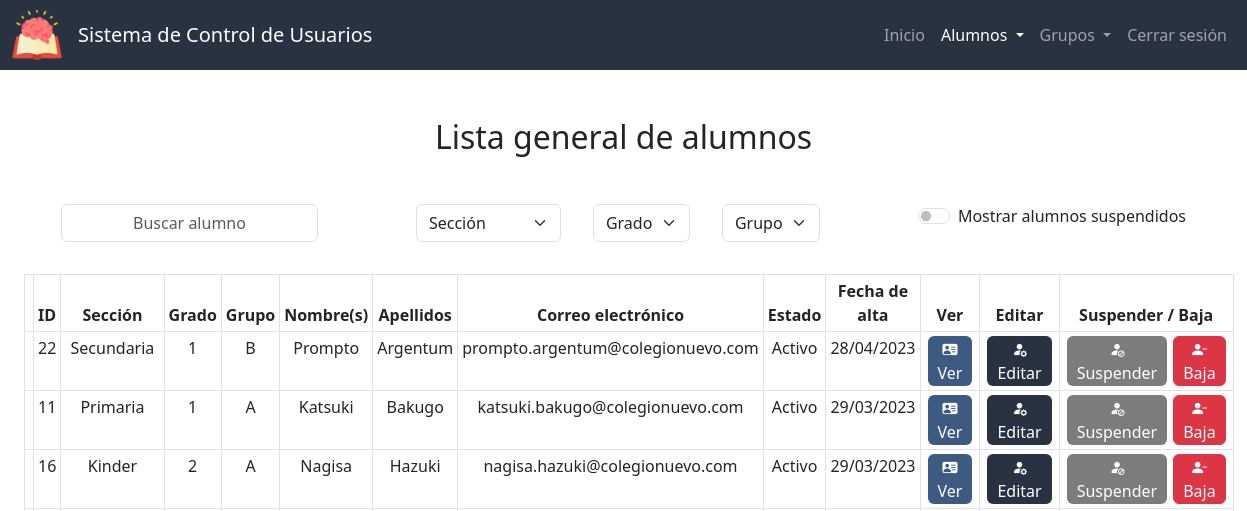
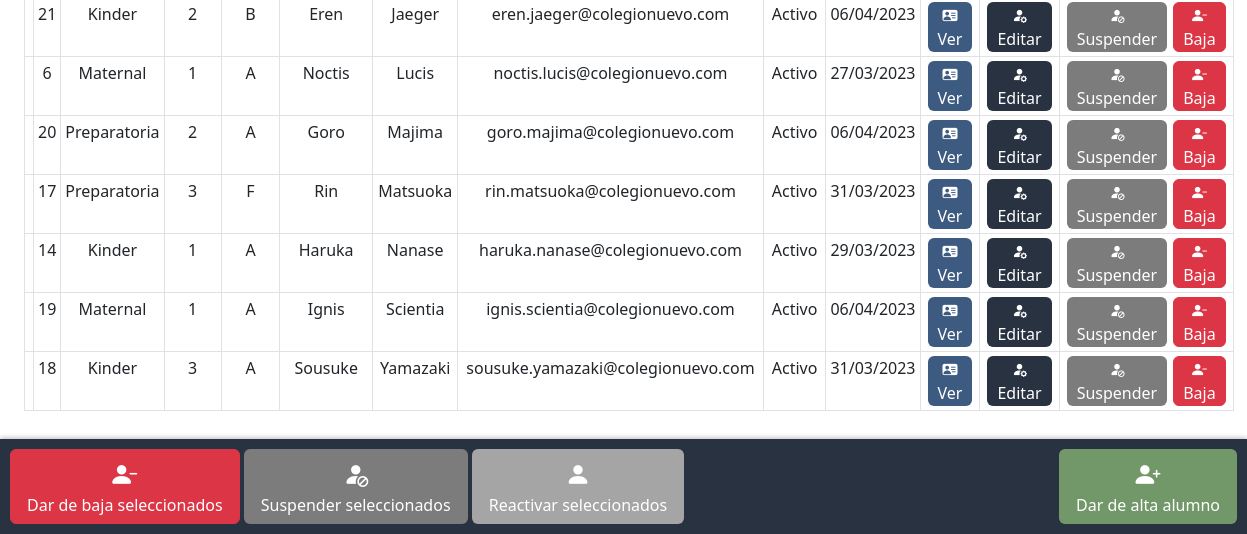
Page /lista_alumnos (signed in) on the earlier database version (2 pictures, top to bottom).
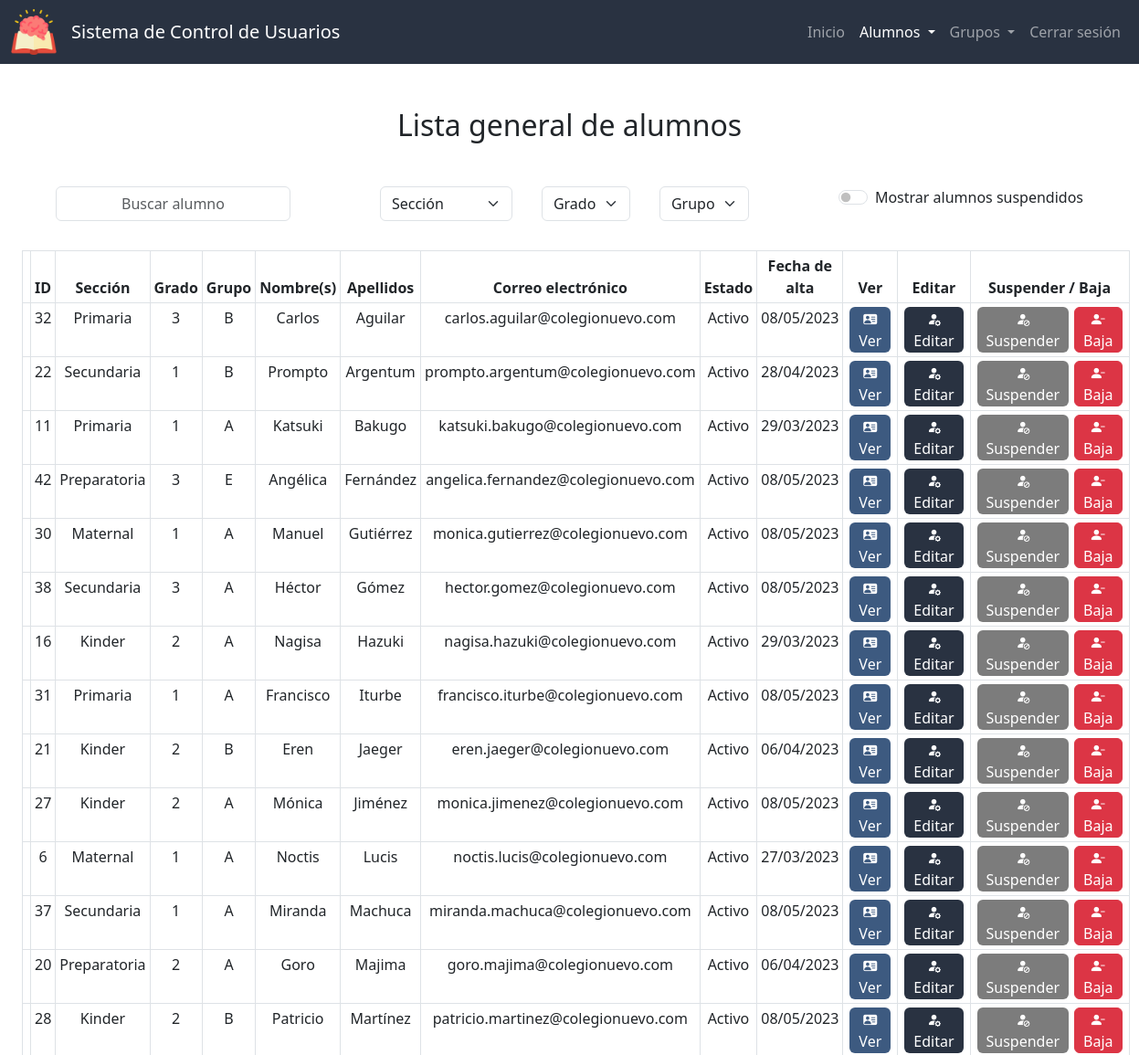
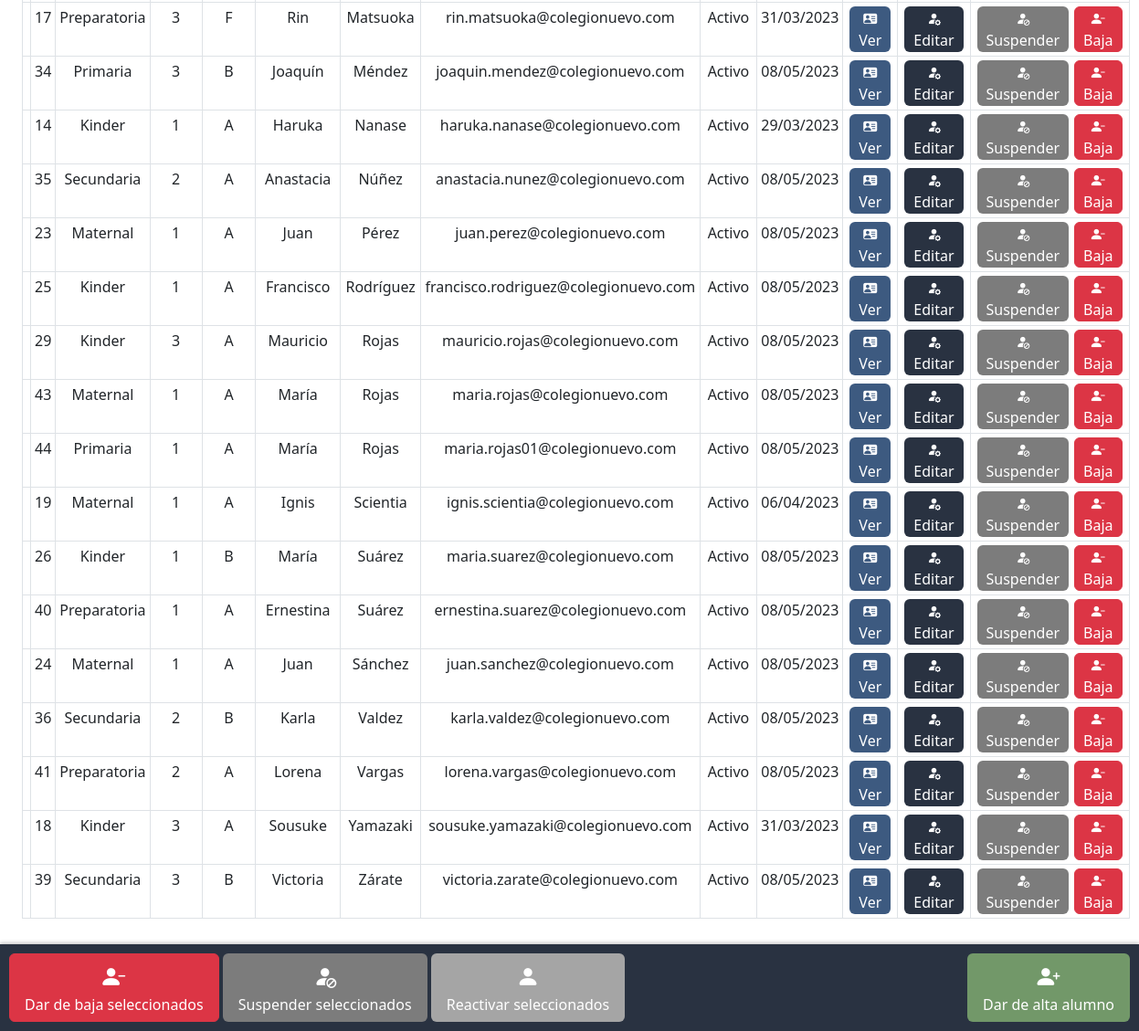
Same page on the later database version (2 pictures, top to bottom).
### app.py (models this page shows, shortened)
class Alumnos(db.Model):
    id = db.Column(db.Integer, primary_key=True)
    nombre = db.Column(db.String(50), nullable=False)
    apellidos = db.Column(db.String(50), nullable=False)
    correo = db.Column(db.String(50), nullable=False, unique=True)
    estado = db.Column(db.Integer, nullable=False, default=0) # 0 - activo, 1 - suspendido, 2 - baja
    fecha_de_creacion = db.Column(db.DateTime, nullable=False, default=datetime.now)
    def __repr__(self):
       return f"<Alumno {self.id}: {self.nombre} {self.apellidos}>"

class Grupos(db.Model):
    id = db.Column(db.Integer, primary_key=True)
    seccion = db.Column(db.String(50), nullable=False)
    grado = db.Column(db.Integer, nullable=False)
    grupo = db.Column(db.String(1), nullable=False)
    def __repr__(self):
       return f"{self.grado}°{self.grupo} de {self.seccion}"

### app.py (the view)
@app.route("/lista_alumnos", methods=["GET", "POST"])
@login_required
def lista_alumnos():
    if request.method == "POST":
        grupo_actual = {}
        grupo_actual["seccion"] = request.form.get("seccion")
        grupo_actual["grado"] = request.form.get("grado")
        grupo_actual["grupo"] = request.form.get("grupo")
        suspendidos = True if request.form.get("suspendidos") == "on" else False
        estado = [0, 1] if suspendidos else [0]
        secciones = db.session.query(Grupos.seccion).distinct().all()
        datos = consultar_alumnos(grupo_actual, estado)
        if datos:
            return render_template("lista_alumnos.html", active="Lista de alumnos", lista=datos['lista'] , estados=ESTADOSV, grupo_actual=grupo_actual, secciones=secciones, grados=datos['grados'], grupos=datos['grupos'], suspendidos=suspendidos)
        else:
            lista = db.session.query(Alumnos, Grupos)\
                        .join(alumnos_por_grupo, Alumnos.id == alumnos_por_grupo.c.id_alumno)\
                        .join(Grupos, Grupos.id == alumnos_por_grupo.c.id_grupo)\
                        .filter(Alumnos.estado.in_(estado))\
                        .order_by(Alumnos.apellidos)\
                        .all()
            return render_template("lista_alumnos.html", active="Lista de alumnos", lista=lista, estados=ESTADOSV, grupo_actual=None, secciones=secciones, grados=None, grupos=None, suspendidos=suspendidos)
    else:
        estado = 0
        lista = db.session.query(Alumnos, Grupos)\
                        .join(alumnos_por_grupo, Alumnos.id == alumnos_por_grupo.c.id_alumno)\
                        .join(Grupos, Grupos.id == alumnos_por_grupo.c.id_grupo)\
                        .filter(Alumnos.estado == estado)\
                        .order_by(Alumnos.apellidos)\
                        .all()
        print(lista)
        secciones = db.session.query(Grupos.seccion).distinct().all()
        return render_template("lista_alumnos.html", active="Lista de alumnos", lista=lista, estados=ESTADOSV, grupo_actual=None, secciones=secciones, grados=None, grupos=None)

### app.py (called while the page is built)
def login_required(f):
    @wraps(f)
    def decorated_function(*args, **kwargs):
        if session.get("user_id") is None:
            return redirect("/login")
        return f(*args, **kwargs)
    return decorated_function

### templates/lista_alumnos.html (shortened to what this page needs)
{% extends "layout.html" %}
{% block scripts %}
    <link href="https://unpkg.com/bootstrap-table@1.21.3/dist/bootstrap-table.min.css" rel="stylesheet">
{% endblock %}
{% block main %}
    <h2 class="mb-5">
        {% if grupo_actual %} Lista de {% else %} Lista general de alumnos {% endif %}
    </h2>
    <form id="form-buscar-grupo" action="/lista_alumnos" method="post">
        <div class="d-flex justify-content-around">
            <div class="mb-3 mx-3">
                <input autocomplete="off" class="form-control mx-auto w-auto" autofocus id="buscar" placeholder="Buscar alumno" type="text">
            </div>
            <div class="d-flex flex-row bd-highlight mb-3 justify-content-center">
                <div class="mb-3 mx-3">
                    <select class="select form-select mx-auto w-auto" name="seccion" id="seccion" required>
                        <option selected value="">Sección</option>
                    </select>
                </div>
                <div class="d-flex flex-row justify-content-center" {% if grupo_actual.seccion %} style="display:block" {% else %} style="display:none" {% endif %}>
                    <div class="mb-3 mx-3">
                        <select class="select form-select mx-auto w-auto" name="grado" id="grado" required>
                            <option selected value="">Grado</option>
                        </select>
                    </div>
                    <div class="mb-3 mx-3">
                        <select class="select form-select mx-auto w-auto" name="grupo" id="grupo" required>
                            <option selected value="">Grupo</option>
                        </select>
                    </div>
                </div>
            </div>
            <div class="mb-3 mx-3">
                <div class="form-check form-switch switch-primario">
                    <input class="form-check-input" type="checkbox" id="suspendidos" name="suspendidos" {% if suspendidos %} checked {% endif %}>
                    <label class="form-check-label" for="suspendidos">Mostrar alumnos suspendidos</label>
                </div>
            </div>
        </div>
    </form>
    <div id="alumnos-div" class="container-fluid">
        <table id="tabla-alumnos" class="table table-hover table-bordered table-sm"
        data-search="true" data-search-accent-neutralise="true" data-search-selector="#buscar"
        data-show-columns="true" data-show-columns-toggle-all="true"
        data-show-pagination-switch="true" data-show-toggle="true" data-show-fullscreen="true"
        data-buttons-class="" data-locale="es-MX" data-visible-search="true"
        data-page-list="[10, 25, 50, 100, All]" data-select-item-name="selectedItems">
            <thead id="thead" class="color-primario">
                <tr>
                    <th data-field="state" data-checkbox="true"></th>
                    <th data-sortable="true" scope="col" data-visible="false" >ID</th>
                    <th data-sortable="true" scope="col">Sección</th>
                    <th data-sortable="true" scope="col">Grado</th>
                    <th data-sortable="true" scope="col">Grupo</th>
                    <th data-sortable="true" scope="col">Nombre(s)</th>
                    <th data-sortable="true" scope="col">Apellidos</th>
                    <th data-sortable="true" scope="col">Correo electrónico</th>
                    <th data-sortable="true" scope="col" class="col-movil">Estado</th>
                    <th data-sortable="true" scope="col" class="col-movil">Fecha de alta</th>
                    <th>Ver</th>
                    <th class="col-movil">Editar</th>
                    <th class="col-movil">Suspender / Baja</th>
                </tr>
            </thead>
            <tbody id="tbody">
                {% for i in lista %}
                    <tr {% if i[0].estado == 1 %} class="suspendido" {% endif %}>
                        <td></td>
                        <td>{{ i[0].id }}</td>
                        <td>{{ i[1].seccion }}</td>
                        <td>{{ i[1].grado }}</td>
                        <td>{{ i[1].grupo }}</td>
                        <td >{{ i[0].nombre }}</td>
                        <td>{{ i[0].apellidos }}</td>
                        <td>{{ i[0].correo }}</td>
                        <td>{{ estados[i[0].estado] }}</td>
                        <td>{{ i[0].fecha_de_creacion.strftime('%d/%m/%Y') }}</td>
                        <td>
                            <form action="/ver_alumno" method="get">
                                <button type="submit" class="edit btn ver" title="Ver alumno"><i class="bi-small bi bi-person-vcard-fill mx-1"></i><span class="mx-1 no-movil">Ver</span></button>
                            </form>
                        </td>
                        <td>
                            <form action="/editar_alumno" method="get">
                                <button type="submit" class="edit btn color-primario" title="Editar alumno"><i class="bi-small bi bi-person-fill-gear mx-1"></i><span class="mx-1 no-movil">Editar</span></button>
                            </form>
                        </td>
                        <td>
                            <div class="btn-group">
                                <div {% if i[0].estado == 1 %} style="display:none;" {% endif %}>
                                    <form action="/suspender_alumno" method="post">
                                        <button type="submit" class="edit btn gris-oscuro" title="Suspender alumno"><i class="bi-small bi-person-fill-slash mx-1"></i><span class="mx-1 no-movil">Suspender</span></button>
                                    </form>
                                </div>
                                <form id="form-eliminar-alumno" action="/eliminar_alumno" method="post">
                                    <button type="button" class="edit btn btn-danger" title="Eliminar alumno" onclick="confirmarEliminar('{{ i[0].id }}', '{{ i[0].nombre }}', '{{ i[0].apellidos }}')"><i class="bi-small bi bi-person-dash-fill mx-1"></i><span class="mx-1 no-movil">Baja</span></button>
                                </form>
                            </div>
                        </td>
                    </tr>
                {% endfor %}
            </tbody>
        </table>
    </div>
    <div class="botones-fijos d-flex justify-content-between">
        <div class="btn-group">
            <div>
                <button id="eliminar-seleccionados" class="btn-big btn btn-danger" title="Dar de baja seleccionados"><i class="bi bi-person-dash-fill"></i><div class="mx-1 no-movil">Dar de baja seleccionados</div></button>
                <button id="suspender-seleccionados" class="btn-big btn gris-oscuro" title="Suspender seleccionados"><i class="bi bi-person-fill-slash"></i><div class="mx-1 no-movil">Suspender seleccionados</div></button>
                <button id="reactivar-seleccionados" class="btn-big btn gris" title="Reactivar seleccionados"><i class="bi bi-person-fill"></i><div class="mx-1 no-movil">Reactivar seleccionados</div></button>
            </div>
        </div>
        <div>
            <form action="/alta_alumno">
                <button type="submit" class="btn-big btn verde" title="Dar de alta alumno"><i class="bi bi-person-plus-fill"></i><div class="mx-1 no-movil">Dar de alta alumno</div></button>
            </form>
        </div>
    </div>
{% endblock %}

### templates/layout.html (shortened to what this page needs)
<!DOCTYPE html>
<html lang="es">
    <head>
        <link href="https://cdn.jsdelivr.net/npm/bootstrap@5.3.0-alpha1/dist/css/bootstrap.min.css" rel="stylesheet">
        <link rel="stylesheet" href="https://cdn.jsdelivr.net/npm/bootstrap-icons@1.10.3/font/bootstrap-icons.css">
        <link rel="stylesheet" href="https://use.fontawesome.com/releases/v5.6.3/css/all.css">
        {% block scripts %}
        {% endblock %}
        <link href="/static/styles.css" rel="stylesheet">
    </head>
    <body>
        <nav class="navbar navbar-expand-sm navbar-dark">
            <div class="container-fluid">
                <a class="navbar-brand" href="/">
                    <img alt="logo de escuela" src="static\logo.png" height=50px class="d-inline-block align-top">
                </a>
                <a class="navbar-brand" href="/"><span class="movil">SCU</span><span class="no-movil">Sistema de Control de Usuarios</span></a>
                <div class="collapse navbar-collapse color-primario" id="navbarSupportedContent">
                    {% if session["user_id"] %}
                        <ul class="navbar-nav ms-auto mb-2 mb-lg-0">
                            <li class="nav-item">
                                <a class="nav-link {% if active=='Inicio' %} active {% endif %}" aria-current="page" href="/">Inicio</a>
                            </li>
                            <li class="nav-item dropdown">
                                <a class="nav-link dropdown-toggle {% if active in ['Lista de alumnos', 'Alta alumno', 'Alumno', 'Bajas alumnos'] %} active {% endif %}" href="#" id="navbarDropdown" role="button" data-bs-toggle="dropdown" aria-expanded="false">
                                    Alumnos
                                </a>
                            </li>
                            <li class="nav-item dropdown">
                                <a class="nav-link dropdown-toggle {% if active in ['Lista de grupos', 'Nuevo grupo'] %} active {% endif %}" href="#" id="navbarDropdown" role="button" data-bs-toggle="dropdown" aria-expanded="false">
                                    Grupos
                                </a>
                            </li>
                            <li class="nav-item">
                                <a class="nav-link" aria-current="page" href="/logout">Cerrar sesión</a>
                            </li>
                        </ul>
                    {% endif %}
                </div>
            </div>
        </nav>
        <main class="container-fluid py-5 text-center">
            {% block main %}{% endblock %}
        </main>
    </body>
</html>

### static/styles.css (style rules this page uses)
:root { --color-primario: #293241; --color-primario-active: #3b4f69; --color-primario-hover: #334458; --letra-primario: white; --letra-primario-inactive: #9A9EA5; --letra-primario-hover: #C9CBCF; --verde: #729869; --verde-active: #588559; --amarillo: #D69900; --amarillo-active: #b17900; --color-ver: #3D5A80; --color-ver-active: #5281a7; --gris: #a5a5a5; --gris-active: #969696; --gris-oscuro: #7c7c7c; --gris-oscuro-active: #646464; }
.navbar { background-color: var(--color-primario); height: 70px; }
.color-primario { background-color: var(--color-primario); color: var(--letra-primario); }
.btn.edit { padding: 0 5px; }
.btn.edit { margin: 0 3px; }
.btn.edit, .btn-big { transition: transform 0.2s ease-in-out; }
.btn-danger { margin: 0; }
.verde { background-color: var(--verde); color: var(--letra-primario); }
.gris { background-color: var(--gris); color: var(--letra-primario); }
.gris-oscuro { background-color: var(--gris-oscuro); color: var(--letra-primario); }
.ver { background-color: var(--color-ver); color: var(--letra-primario); }
#grado, #grupo { width: 100px; }
.bi { font-size: 25px; color: var(--letra-primario); }
.bi-small { font-size: 15px; }
.d-flex { display: flex; flex-wrap: wrap; }
input { text-align: center; }
#alumnos-div { max-width: 1500px; justify-content: center; margin-bottom: 75px; }
.botones-fijos { position: fixed; bottom: 0; left: 0; right: 0; display: flex; justify-content: center; padding: 10px; background-color: var(--color-primario); box-shadow: 0 -2px 4px rgba(0, 0, 0, 0.2); }

Differences in the rows shown:
added Alumnos: id "32", seccion "Primaria", grado "3", grupo "B", nombre "Carlos", apellidos "Aguilar", correo "carlos.aguilar@colegionuevo.com", estado "Activo", fecha_de_creacion "08/05/2023"
added Alumnos: id "42", seccion "Preparatoria", grado "3", grupo "E", nombre "Angélica", apellidos "Fernández", correo "angelica.fernandez@colegionuevo.com", estado "Activo", fecha_de_creacion "08/05/2023"
added Alumnos: id "30", seccion "Maternal", grado "1", grupo "A", nombre "Manuel", apellidos "Gutiérrez", correo "monica.gutierrez@colegionuevo.com", estado "Activo", fecha_de_creacion "08/05/2023"
added Alumnos: id "38", seccion "Secundaria", grado "3", grupo "A", nombre "Héctor", apellidos "Gómez", correo "hector.gomez@colegionuevo.com", estado "Activo", fecha_de_creacion "08/05/2023"
added Alumnos: id "31", seccion "Primaria", grado "1", grupo "A", nombre "Francisco", apellidos "Iturbe", correo "francisco.iturbe@colegionuevo.com", estado "Activo", fecha_de_creacion "08/05/2023"
added Alumnos: id "27", seccion "Kinder", grado "2", grupo "A", nombre "Mónica", apellidos "Jiménez", correo "monica.jimenez@colegionuevo.com", estado "Activo", fecha_de_creacion "08/05/2023"
added Alumnos: id "37", seccion "Secundaria", grado "1", grupo "A", nombre "Miranda", apellidos "Machuca", correo "miranda.machuca@colegionuevo.com", estado "Activo", fecha_de_creacion "08/05/2023"
added Alumnos: id "28", seccion "Kinder", grado "2", grupo "B", nombre "Patricio", apellidos "Martínez", correo "patricio.martinez@colegionuevo.com", estado "Activo", fecha_de_creacion "08/05/2023"
added Alumnos: id "34", seccion "Primaria", grado "3", grupo "B", nombre "Joaquín", apellidos "Méndez", correo "joaquin.mendez@colegionuevo.com", estado "Activo", fecha_de_creacion "08/05/2023"
added Alumnos: id "35", seccion "Secundaria", grado "2", grupo "A", nombre "Anastacia", apellidos "Núñez", correo "anastacia.nunez@colegionuevo.com", estado "Activo", fecha_de_creacion "08/05/2023"
added Alumnos: id "23", seccion "Maternal", grado "1", grupo "A", nombre "Juan", apellidos "Pérez", correo "juan.perez@colegionuevo.com", estado "Activo", fecha_de_creacion "08/05/2023"
added Alumnos: id "25", seccion "Kinder", grado "1", grupo "A", nombre "Francisco", apellidos "Rodríguez", correo "francisco.rodriguez@colegionuevo.com", estado "Activo", fecha_de_creacion "08/05/2023"
added Alumnos: id "29", seccion "Kinder", grado "3", grupo "A", nombre "Mauricio", apellidos "Rojas", correo "mauricio.rojas@colegionuevo.com", estado "Activo", fecha_de_creacion "08/05/2023"
added Alumnos: id "43", seccion "Maternal", grado "1", grupo "A", nombre "María", apellidos "Rojas", correo "maria.rojas@colegionuevo.com", estado "Activo", fecha_de_creacion "08/05/2023"
added Alumnos: id "44", seccion "Primaria", grado "1", grupo "A", nombre "María", apellidos "Rojas", correo "maria.rojas01@colegionuevo.com", estado "Activo", fecha_de_creacion "08/05/2023"
added Alumnos: id "26", seccion "Kinder", grado "1", grupo "B", nombre "María", apellidos "Suárez", correo "maria.suarez@colegionuevo.com", estado "Activo", fecha_de_creacion "08/05/2023"
added Alumnos: id "40", seccion "Preparatoria", grado "1", grupo "A", nombre "Ernestina", apellidos "Suárez", correo "ernestina.suarez@colegionuevo.com", estado "Activo", fecha_de_creacion "08/05/2023"
added Alumnos: id "24", seccion "Maternal", grado "1", grupo "A", nombre "Juan", apellidos "Sánchez", correo "juan.sanchez@colegionuevo.com", estado "Activo", fecha_de_creacion "08/05/2023"
added Alumnos: id "36", seccion "Secundaria", grado "2", grupo "B", nombre "Karla", apellidos "Valdez", correo "karla.valdez@colegionuevo.com", estado "Activo", fecha_de_creacion "08/05/2023"
added Alumnos: id "41", seccion "Preparatoria", grado "2", grupo "A", nombre "Lorena", apellidos "Vargas", correo "lorena.vargas@colegionuevo.com", estado "Activo", fecha_de_creacion "08/05/2023"
added Alumnos: id "39", seccion "Secundaria", grado "3", grupo "B", nombre "Victoria", apellidos "Zárate", correo "victoria.zarate@colegionuevo.com", estado "Activo", fecha_de_creacion "08/05/2023"
